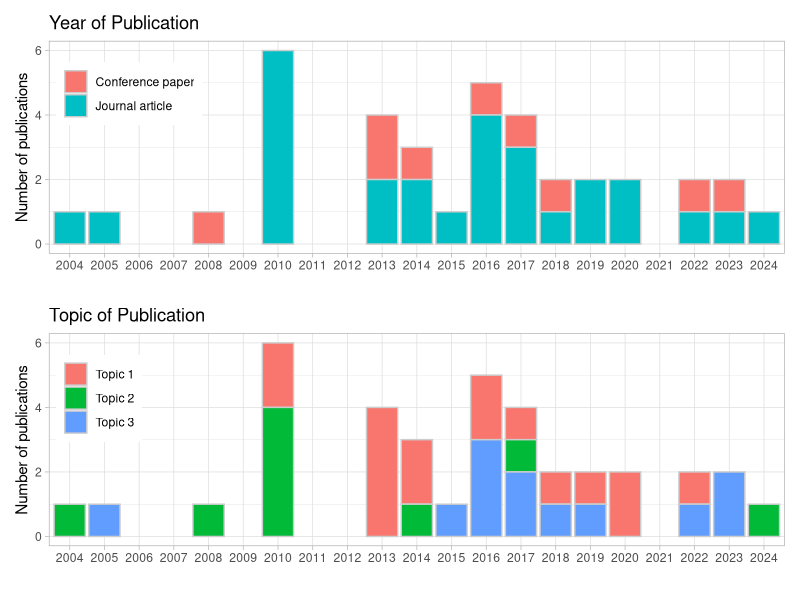
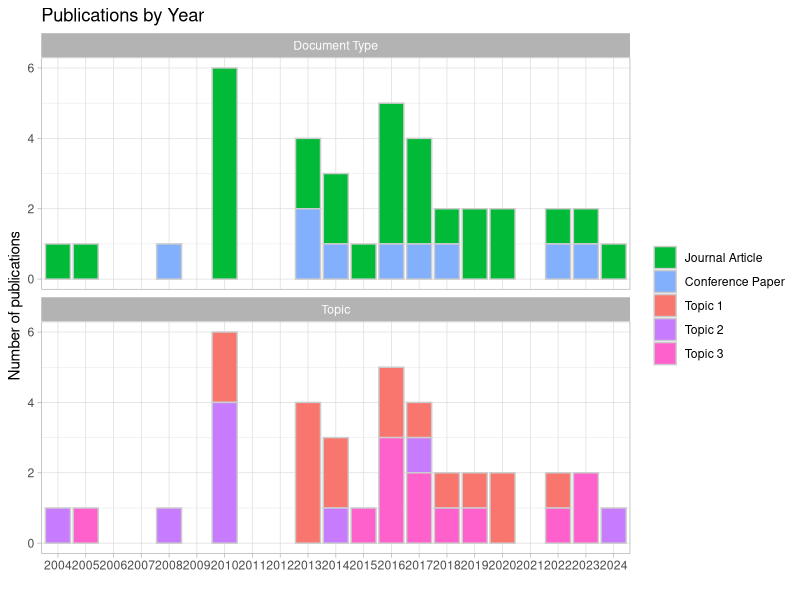
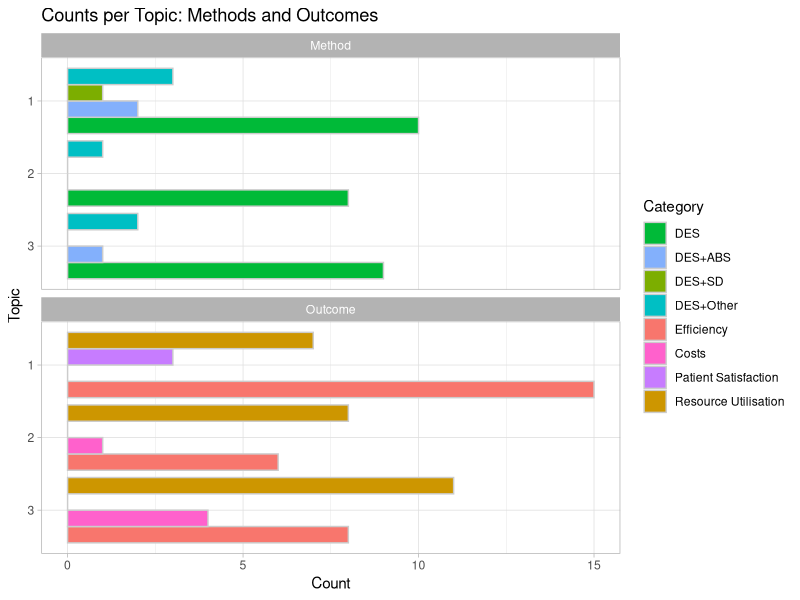
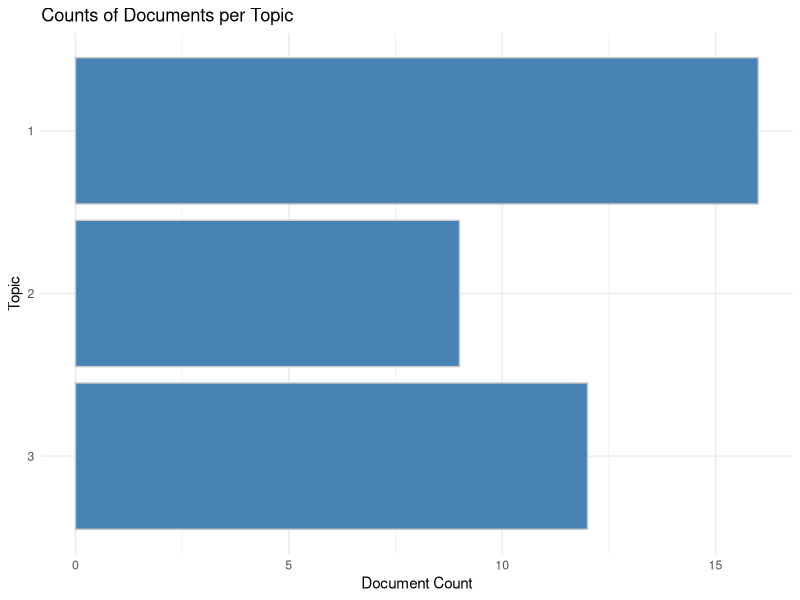
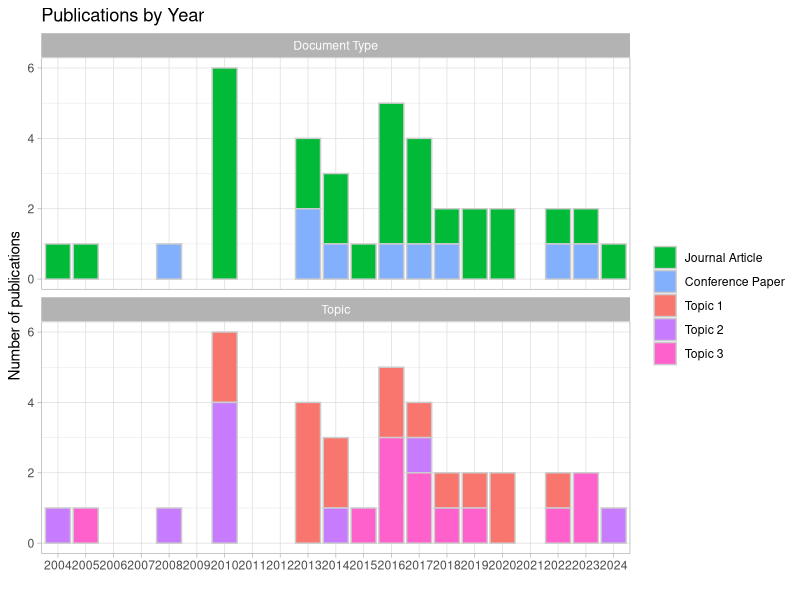
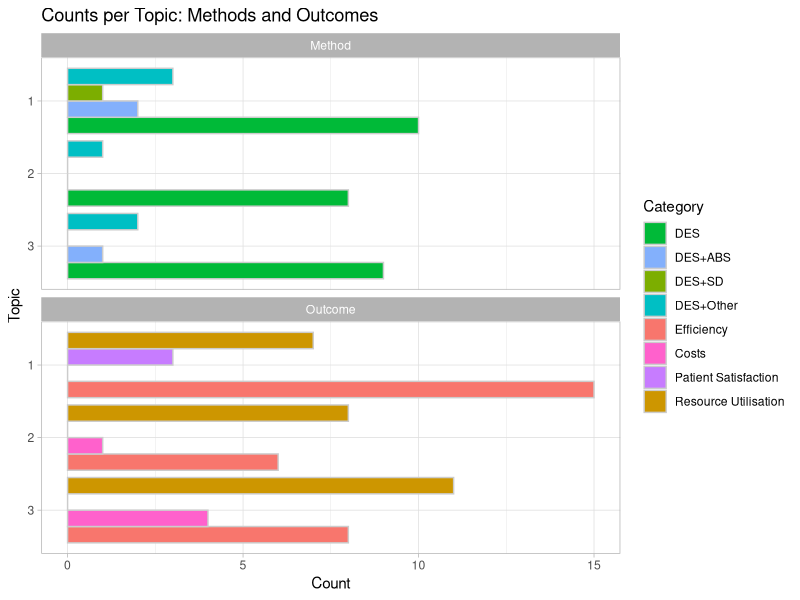
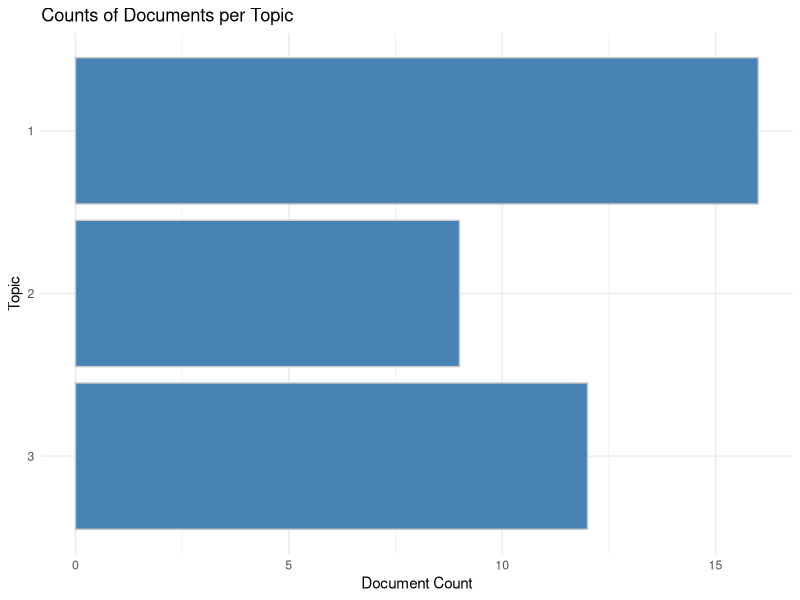

Reproduce these figures in R, in order. (Note: this script raises an error after producing the figures.)
library(tidyverse)
library(ggalluvial)
library(patchwork)


# Plots and analysis using topics

data <- read.csv("datasets/8_complete_data_with_topics.csv")

###########################################################################
#Plot by year for topic and document type - compare patchwork and facets
# Define the full range of years
year_range <- min(data$year, na.rm = TRUE):max(data$year, na.rm = TRUE)

# Plot for document_type
yearplot <- ggplot(data) +
  geom_bar(aes(x = factor(year), fill = document_type), color = "grey80") +
  theme_light() +
  scale_x_discrete(limits = as.character(year_range)) +
  theme(legend.position = c(0.01, 0.9), legend.justification = c(0, 1)) +
  labs(x = "", y = "Number of publications", title = "Year of Publication", 
       fill = NULL)

# Plot for Topic
topicplot <- ggplot(data) +
  geom_bar(aes(x = factor(year), fill = factor(topic)), color = "grey80") +
  theme_light() +
  scale_x_discrete(limits = as.character(year_range)) +
  scale_fill_discrete(labels = c("Topic 1", "Topic 2", "Topic 3")) +
  theme(legend.position = c(0.01, 0.9), legend.justification = c(0, 1)) +
  labs(x = "", y = "Number of publications", title = "Topic of Publication", 
       fill = NULL)

# Combine the two plots vertically (ncol = 2 for side-by-side) using patchwork
combined_plot <- yearplot + topicplot + plot_layout(ncol = 1)
combined_plot

##########################################################################
# Faceting
# Reshape data into a long format. 
data_long <- data %>%
  mutate(topic = as.character(topic)) %>%   # Convert topic to character
  pivot_longer(
    cols = c(document_type, topic),
    names_to = "category",
    values_to = "value" 
  )

data_long$value <- factor(data_long$value,
                          levels = c("Journal article", "Conference paper", "1", "2", "3"))

# Create facet plot
faceted_plot <- ggplot(data_long, aes(x = factor(year), fill = value)) +
  geom_bar(color = "grey80") +
  theme_light() +
  scale_x_discrete(limits = as.character(year_range)) +
  facet_wrap(~ category, nrow = 2,
             labeller = labeller(category = c(document_type = "Document Type",
                                              topic = "Topic"))) +
  scale_fill_manual(
    values = c("Journal article"    = "#00ba38",
               "Conference paper" = "#83b0fc",
               "1"    = "#f8766d",
               "2"    = "#C77CFF",
               "3"    = "#FF61CC"),
    labels = c("Journal Article", "Conference Paper","Topic 1", "Topic 2", "Topic 3")
  ) +
  labs(x = "", y = "Number of publications", fill = NULL, 
       title = "Publications by Year")

faceted_plot
ggsave("images/yearplot2.pdf", plot = faceted_plot, device = "pdf", width = 9, height = 4)

###############################################################################
# facet of topics per method and outcome kpi
# tidy data

data_plot_methods <- data %>%
  mutate(DES_minus_hybrid = DES - hybrid) %>%
  rename(DES2 = DES) %>% 
  rename(
    DES = DES_minus_hybrid,
    `DES+ABS` = ABS,
    `DES+SD` = SD,
    `DES+Other` = other,
    `Patient Satisfaction` = outcome_satisfaction,
    Efficiency = outcome_efficiency,
    Costs = outcome_costs,
    `Resource Utilisation` = outcome_resources
  ) %>% 
  mutate(topic = factor(topic))


# Define the columns for simulation methods and outcomes
simulation_cols <- c(simulation_cols <- c('DES', 'DES+ABS', 'DES+SD', 'DES+Other')
)
outcome_cols <- c('Patient Satisfaction', 'Efficiency', 'Costs', 
                  'Resource Utilisation')
# --- Compute counts for simulation methods per topic ---
# If the columns are binary indicators (0/1), summing gives counts
simulation_counts <- data_plot_methods %>%
  group_by(topic) %>%
  summarise(across(all_of(simulation_cols), ~ sum(. , na.rm = TRUE)))

simulation_counts_long <- simulation_counts %>%
  pivot_longer(cols = all_of(simulation_cols),
               names_to = "method",
               values_to = "count") %>%
  mutate(plot_type = "Method")

# --- Compute counts for outcomes per topic ---
outcome_counts <- data_plot_methods %>%
  group_by(topic) %>%
  summarise(across(all_of(outcome_cols), ~ sum(. , na.rm = TRUE)))

outcome_counts_long <- outcome_counts %>%
  pivot_longer(cols = all_of(outcome_cols),
               names_to = "outcome",
               values_to = "count") %>%
  mutate(plot_type = "Outcome")

# --- Combine the two datasets ---
combined_counts <- bind_rows(
  simulation_counts_long %>% rename(variable = method),
  outcome_counts_long %>% rename(variable = outcome)
)

combined_counts$variable <- factor(combined_counts$variable,
                          levels = c("DES", "DES+ABS", "DES+SD", "DES+Other", 
                                     "Efficiency", "Costs", 
                                     "Patient Satisfaction",
                                     "Resource Utilisation"))


# Create the facet plot
facet_plot <- ggplot(combined_counts, aes(x = count, y = fct_rev(topic), fill = variable)) +
  geom_bar(stat = "identity", position = position_dodge(width = 0.9),color="grey80") +
  facet_wrap(~ plot_type, nrow = 2) +
  scale_fill_manual(
    values = c("DES"    = "#00ba38",
               "DES+ABS" = "#83b0fc",
               "DES+SD"    = "#7CAE00",
               "DES+Other"    = "#00BFC4",
               "Efficiency" =  "#f8766d",
               "Costs" = "#FF61CC",
               "Patient Satisfaction"= "#C77CFF",
               "Resource Utilisation" =  "#CD9600")) +
  labs(x = "Count", y = "Topic", fill = "Category",
       title = "Counts per Topic: Methods and Outcomes") +
  theme_light()

facet_plot

ggsave("images/topics_method_outcomes.pdf", plot = facet_plot, device = "pdf", width = 9, height = 4)
###################################################################################

# Correlate topics with simulation methods and outcomes
simulation_cols <- c('DES', 'ABS', 'SD', 'hybrid')
outcome_cols <- c('outcome_satisfaction', 'outcome_efficiency', 'outcome_costs', 
                  'outcome_resources')

topic_simulation_corr <- data %>%
  group_by(terms) %>%
  summarise(across(all_of(simulation_cols), mean, na.rm = TRUE))

topic_outcome_corr <- data %>%
  group_by(terms) %>%
  summarise(across(all_of(outcome_cols), mean, na.rm = TRUE))

# Temporal distribution analysis
topic_temporal <- data %>%
  group_by(terms) %>%
  summarise(
    min_year = min(year, na.rm = TRUE),
    mean_year = mean(year, na.rm = TRUE),
    max_year = max(year, na.rm = TRUE),
    count = n()
  )

# View correlations 
print("Simulation method correlations per topic:")
print(topic_simulation_corr)

print("Outcome correlations per topic:")
print(topic_outcome_corr)

print("Temporal analysis per topic:")
print(topic_temporal)

###############################################################
## plots
#Simulation Usage: Visualizes topic-method associations.
#Outcome Analysis: Clarifies outcome emphasis per topic.
#Temporal Analysis:  historical trends or shifts.

# Calculate counts of documents per topic
topic_counts <- data %>%
  group_by(topic) %>%
  summarise(Count = n())

# Plot counts
counts_plot <- ggplot(topic_counts, aes(x = fct_rev(factor(topic)), y = Count)) +
  geom_bar(stat = "identity", fill="steelblue", color="grey80") +
  coord_flip() +
  labs(title = "Counts of Documents per Topic",
       x = "Topic",
       y = "Document Count") +
  theme_minimal()

ggsave("images/counts_plot.pdf", plot = counts_plot, device = "pdf", width = 9, 
       height = 3)
counts_plot
#######################################
# methods per topic
# Prepare data
simulation_corr_long <- data %>%
  group_by(topic) %>%
  summarise(across(c(DES, ABS, SD, other), mean, na.rm = TRUE)) %>%
  melt(id.vars = "topic")

# Compute boundaries for horizontal lines.
topic_levels <- levels(factor(simulation_corr_long$topic))
n_topics <- length(topic_levels)
# Calculate the y positions for the boundaries (between each row)
boundary_lines <- seq(0.5, n_topics + 0.5, by = 1)

method_topic <- ggplot(simulation_corr_long, aes(x = value, y = fct_rev(factor(topic)), 
                                                 fill = variable)) +
  geom_bar(stat = "identity", position = position_dodge(width = 0.9)) +
  labs(title = "Simulation Methods Usage by Topic",
       x = "Proportion of Papers",
       y = "Topic",
       fill = "Method") +
  scale_fill_discrete(labels = c("DES", "ABS", "SD", 
                                 "Other")) +
  theme_minimal() +
  # Add horizontal lines at the boundaries between topics
  geom_hline(yintercept = boundary_lines, color = "grey", size = 0.5)

ggsave("images/method_topic.pdf", plot = method_topic, device = "pdf", width = 9, 
       height = 3)
method_topic

#########################################
# outcomes per topic
# Prepare data
outcome_corr_long <- data %>%
  group_by(topic) %>%
  summarise(across(c(outcome_satisfaction, outcome_efficiency, outcome_costs, 
                     outcome_resources), 
                   mean, na.rm = TRUE)) %>%
  melt(id.vars = "topic")

outcome_corr_long <- data %>%
  group_by(topic) %>%
  summarise(across(c(outcome_satisfaction, outcome_efficiency, outcome_costs, 
                     outcome_resources), 
                   mean, na.rm = TRUE)) %>%
  melt(id.vars = "topic")

# Compute the boundaries for the horizontal lines.
topic_levels <- levels(factor(outcome_corr_long$topic))
n_topics <- length(topic_levels)
boundary_lines <- seq(0.5, n_topics + 0.5, by = 1)

# Create plot with updated legend names and horizontal bars
outcome_topic <- ggplot(outcome_corr_long, aes(x = value, y = fct_rev(factor(topic)), 
                                               fill = variable)) +
  geom_bar(stat = "identity", position = position_dodge(width = 0.9)) +
  labs(title = "Key performance indicators (KPIs) by Topic",
       x = "Proportion of Papers",
       y = "Topic",
       fill = "Outcome") +
  scale_fill_discrete(labels = c("Patient satisfaction", "Efficiency", "Costs", 
                                 "Resource utilisation")) +
  theme_minimal() +
  # Add horizontal lines at the boundaries between topics
  geom_hline(yintercept = boundary_lines, color = "grey", size = 0.5)

# Save the plot as a PDF and display it
ggsave("images/outcome_topic.pdf", plot = outcome_topic, device = "pdf", width = 9, 
       height = 3)
outcome_topic

#######################################
# temporal topics

temporal <- ggplot(data, aes(x = year, y = as.factor(topic), 
                             fill = as.factor(topic))) +
  geom_boxplot(alpha = 0.7) +
  labs(title = "Temporal Distribution of Topics",
       x = "Year",
       y = "Topic") +
  theme_minimal() +
  scale_y_discrete(limits = rev)+
  theme(legend.position = "none")

ggsave("images/temporal.pdf", plot = temporal, device = "pdf", width = 9, 
       height = 3)
temporal

#############################################################################

# implementation per topic
# Prepare data
implem_corr_long <- data %>%
  group_by(topic) %>%
  summarise(across(c(Imp_Y), mean, na.rm = TRUE)) %>%
  melt(id.vars = "topic")

# Compute boundaries for horizontal lines.

topic_levels <- levels(factor(implem_corr_long$topic))
n_topics <- length(topic_levels)
# Calculate y positions for the boundaries 
boundary_lines <- seq(0.5, n_topics + 0.5, by = 1)

implem_topic <- ggplot(implem_corr_long, aes(x = value, y = fct_rev(factor(topic)), 
                                             fill = variable)) +
  geom_bar(stat = "identity", position = position_dodge(width = 0.9)) +
  labs(title = "Adoption of recommendations by Topic",
       x = "Proportion of Papers",
       y = "Topic",
       fill = "Adoption") +
  theme_minimal() +
  theme(legend.position = "none") +
  # Add horizontal lines at the boundaries between topics
  geom_hline(yintercept = boundary_lines, color = "grey", size = 0.5)

ggsave("images/implem.pdf", plot = implem_topic, device = "pdf", width = 9, 
       height = 3)
implem_topic

#######################################
# emergency-elective per topic
# Prepare data
emerg_corr_long <- data %>%
  group_by(topic) %>%
  summarise(across(c(unscheduled,scheduled), mean, na.rm = TRUE)) %>%
  melt(id.vars = "topic")

# Compute boundaries for horizontal lines.
emerg_levels <- levels(factor(emerg_corr_long$topic))
n_topics <- length(topic_levels)
# Calculate y positions for the boundaries 
boundary_lines <- seq(0.5, n_topics + 0.5, by = 1)

emerg_topic <- ggplot(emerg_corr_long, aes(x = value, y = fct_rev(factor(topic)), 
                                           fill = variable)) +
  geom_bar(stat = "identity", position = position_dodge(width = 0.9)) +
  labs(title = "Emergency or Elective focus by Topic",
       x = "Proportion of Papers",
       y = "Topic",
       fill = "Emergency") +
  theme_minimal() +
  scale_fill_discrete(labels = c("Unscheduled", "Scheduled")) +
  # Add horizontal lines at the boundaries between topics
  geom_hline(yintercept = boundary_lines, color = "grey", size = 0.5)

ggsave("images/emerg.pdf", plot = emerg_topic, device = "pdf", width = 9, 
       height = 3)
emerg_topic

##############################################################################
##############################################################################

topicfullset <- read.csv("datasets/8_complete_data_with_topics.csv")
# Sankey topic - application area - implementation

# Define department columns 
topicfullset <- topicfullset %>% rename(Wards = wards)
departments_cols <- c("ED", "Theatres", "OPD", "Wards")

# Pivot longer for the Department dimension and filter for valid (used) entries
dept_long <- topicfullset %>%
  pivot_longer(cols = all_of(departments_cols),
               names_to = "Department",
               values_to = "Department_used") %>%
  filter(Department_used == 1)

# Ensure that Topic and Imp_y are treated as categorical variables
dept_long <- dept_long %>%
  mutate(Imp_Y = ifelse(Imp_Y == 1, "Y", "N"),
         topic = factor(topic),
         Imp_y = factor(Imp_Y)) 


# Aggregate frequencies for the Sankey plot
agg_df <- dept_long %>%
  group_by(topic, Department, Imp_y) %>%
  summarise(Freq = n(), .groups = 'drop')

# Create the Sankey diagram using three axes: Topic, Department, and Imp_y
sankey_plot <- ggplot(agg_df,
                      aes(axis1 = topic, axis2 = Department, axis3 = Imp_y, y = Freq)) +
  geom_alluvium(aes(fill = topic), width = 1/12, alpha = 0.7, knot.pos = 0.4) +
  geom_stratum(width = 1/8, fill = "grey80", color = "grey40", size = 0.3) +
  geom_text(stat = "stratum", aes(label = after_stat(stratum)), size = 3) +
  scale_x_discrete(limits = c("Topic", "Department", "Implementation"), expand = c(.05, .05)) +
  labs(title = "Topic, Department, and Implementation of Results",
       x = "",
       y = "Frequency") +
  theme_minimal() +
  theme(axis.text.y = element_blank(),
        axis.ticks = element_blank()) +
  theme(legend.position = "none") +
  geom_vline(xintercept = c(1.5, 2.5), color = "black", linetype = "dashed", linewidth = 0.4)

# Save the Sankey plot as a PDF and display it
ggsave("images/sankey_topic_department_imp_y.pdf", plot = sankey_plot, device = "pdf", width = 11, height = 4)
sankey_plot





